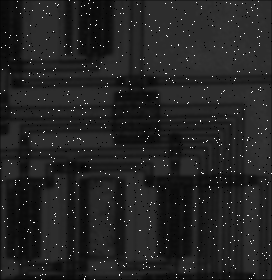
#> input picture imageQ5.png, 272 x 280 px
$ jupyter execute Untitled.ipynb
#> lines starting #> are read from the running program, lines starting #| are printed output that depends on the picture
#> further down, image is the input picture: shape (280, 272); min 0, max 255, mean 34.8
[cell 1]
import sys
from cv2 import cv2 as cv

def medianBulr(image):
    medianbulr = cv.medianBlur(image,3)
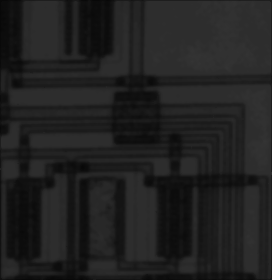
#> medianbulr: shape (280, 272); min 6, max 52, mean 32.8
    return medianbulr
def hist(image):
    hist = cv.equalizeHist(image)
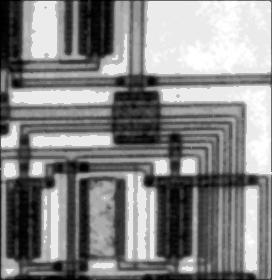
#> hist: shape (280, 272); min 0, max 255, mean 134
    return hist
image = cv.imread('imageQ5.png',0)

image = medianBulr(image)
image = hist(image)


cv.imshow('im5',image)
cv.imwrite('restored_image.png',image)
cv.waitKey(0)
cv.destroyAllWindows()

$ run again, with imageQ41.png copied over imageQ5.png
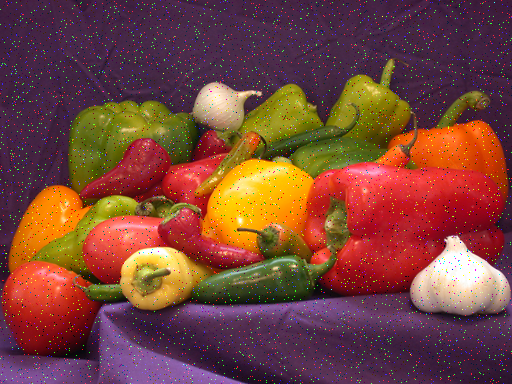
#> input picture imageQ41.png, 512 x 384 px
#> in medianBulr, `medianbulr = cv.medianBlur(image,3)`:
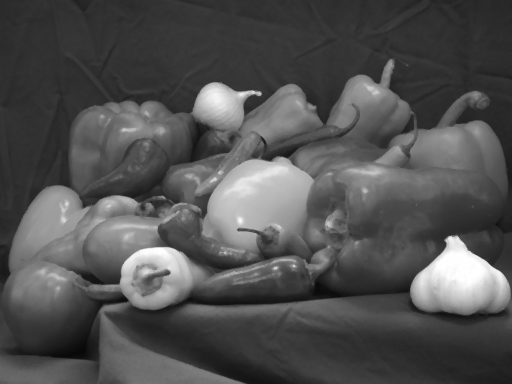
#> medianbulr: shape (384, 512); min 8, max 255, mean 81.1
#> in hist, `hist = cv.equalizeHist(image)`:
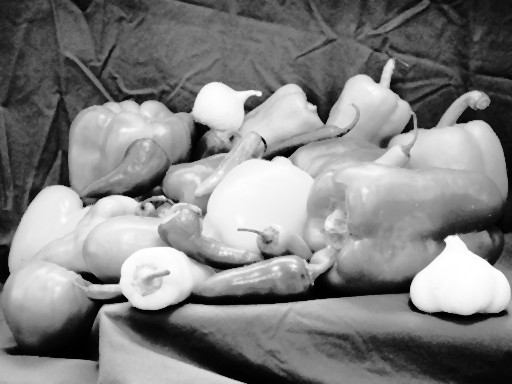
#> hist: shape (384, 512); min 0, max 255, mean 129.2
